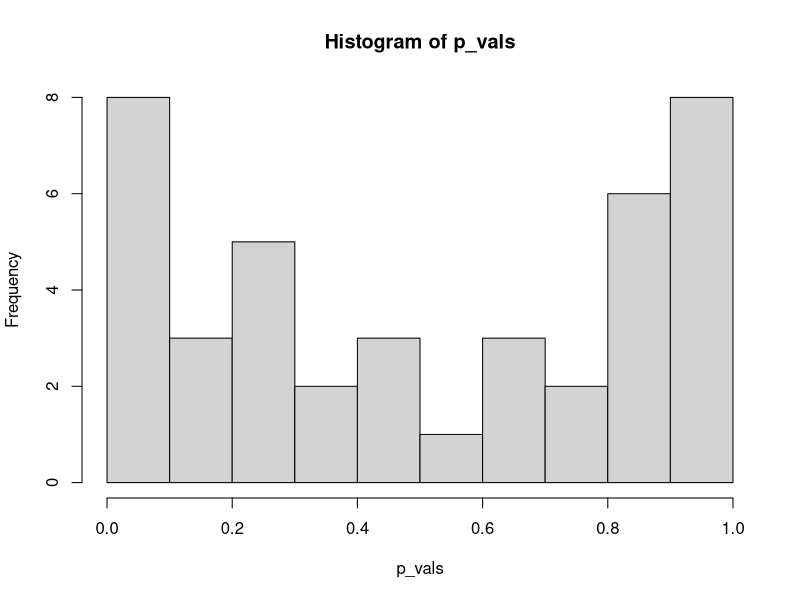

R code for this plot:
## ---- chunk 1
knitr::opts_chunk$set(echo = TRUE)
## ---- chunk 2
data <- read.csv("./data/opt-arima/residuals-10000-Hourly.csv")
## ---- chunk 3
data
## ---- chunk 4
p_vals <- apply(data, 1, function(x) Box.test(as.numeric(x[!is.na(x)]), type="Ljung-Box")$p.value)
## ---- chunk 5
hist(p_vals)
